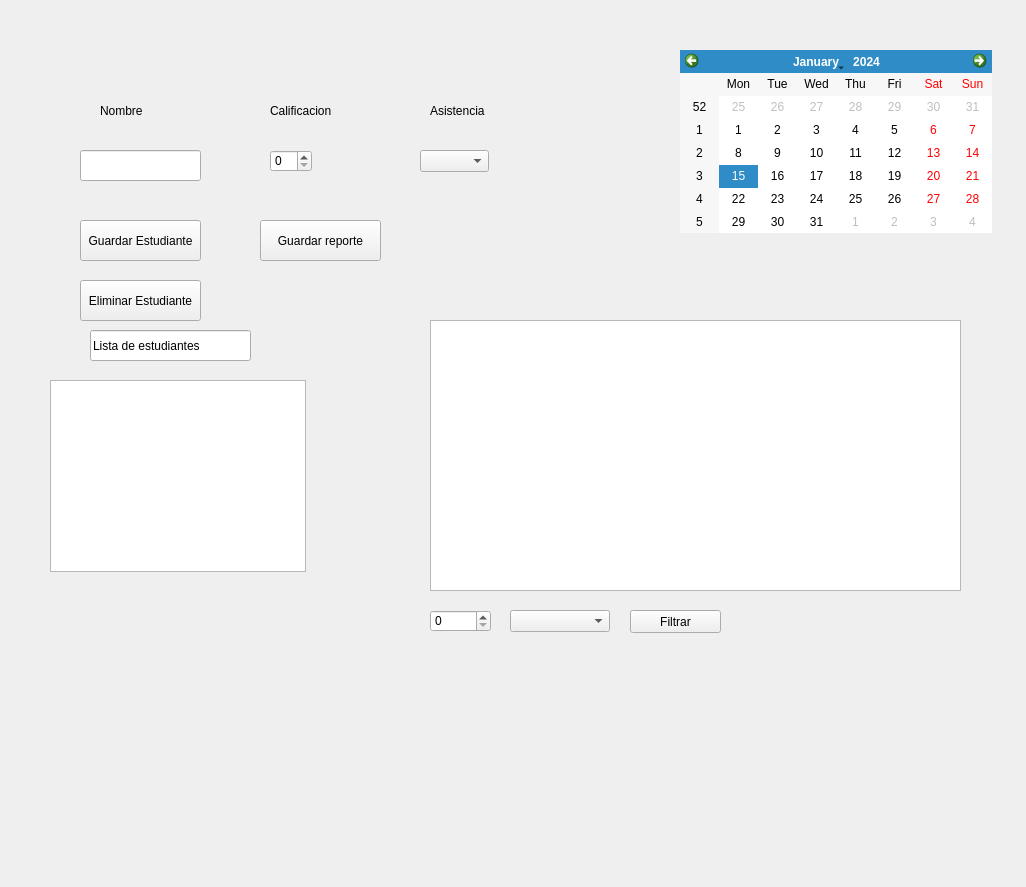
<?xml version="1.0" encoding="UTF-8"?>
<ui version="4.0">
 <class>Form</class>
 <widget class="QWidget" name="Form">
  <property name="geometry">
   <rect>
    <x>0</x>
    <y>0</y>
    <width>1026</width>
    <height>887</height>
   </rect>
  </property>
  <property name="windowTitle">
   <string>Form</string>
  </property>
  <widget class="QLabel" name="label">
   <property name="geometry">
    <rect>
     <x>100</x>
     <y>100</y>
     <width>81</width>
     <height>21</height>
    </rect>
   </property>
   <property name="text">
    <string>Nombre</string>
   </property>
  </widget>
  <widget class="QLabel" name="label_2">
   <property name="geometry">
    <rect>
     <x>270</x>
     <y>100</y>
     <width>111</width>
     <height>21</height>
    </rect>
   </property>
   <property name="text">
    <string>Calificacion</string>
   </property>
  </widget>
  <widget class="QLabel" name="label_3">
   <property name="geometry">
    <rect>
     <x>430</x>
     <y>100</y>
     <width>121</width>
     <height>21</height>
    </rect>
   </property>
   <property name="text">
    <string>Asistencia</string>
   </property>
  </widget>
  <widget class="QLineEdit" name="input_name">
   <property name="geometry">
    <rect>
     <x>80</x>
     <y>150</y>
     <width>121</width>
     <height>31</height>
    </rect>
   </property>
  </widget>
  <widget class="QSpinBox" name="spin_grade">
   <property name="geometry">
    <rect>
     <x>270</x>
     <y>150</y>
     <width>42</width>
     <height>22</height>
    </rect>
   </property>
   <property name="maximum">
    <number>20</number>
   </property>
  </widget>
  <widget class="QComboBox" name="combo_attendance">
   <property name="geometry">
    <rect>
     <x>420</x>
     <y>150</y>
     <width>69</width>
     <height>22</height>
    </rect>
   </property>
  </widget>
  <widget class="QPushButton" name="add_button">
   <property name="geometry">
    <rect>
     <x>80</x>
     <y>220</y>
     <width>121</width>
     <height>41</height>
    </rect>
   </property>
   <property name="text">
    <string>Guardar Estudiante</string>
   </property>
  </widget>
  <widget class="QPushButton" name="save_button">
   <property name="geometry">
    <rect>
     <x>260</x>
     <y>220</y>
     <width>121</width>
     <height>41</height>
    </rect>
   </property>
   <property name="text">
    <string>Guardar reporte</string>
   </property>
  </widget>
  <widget class="QPushButton" name="delete_button">
   <property name="geometry">
    <rect>
     <x>80</x>
     <y>280</y>
     <width>121</width>
     <height>41</height>
    </rect>
   </property>
   <property name="text">
    <string>Eliminar Estudiante</string>
   </property>
  </widget>
  <widget class="QTableWidget" name="tblGrades">
   <property name="geometry">
    <rect>
     <x>430</x>
     <y>320</y>
     <width>531</width>
     <height>271</height>
    </rect>
   </property>
  </widget>
  <widget class="QCalendarWidget" name="calendar">
   <property name="geometry">
    <rect>
     <x>680</x>
     <y>50</y>
     <width>312</width>
     <height>183</height>
    </rect>
   </property>
  </widget>
  <widget class="QListWidget" name="list_students">
   <property name="geometry">
    <rect>
     <x>50</x>
     <y>380</y>
     <width>256</width>
     <height>192</height>
    </rect>
   </property>
  </widget>
  <widget class="QLineEdit" name="lineEdit">
   <property name="geometry">
    <rect>
     <x>90</x>
     <y>330</y>
     <width>161</width>
     <height>31</height>
    </rect>
   </property>
   <property name="text">
    <string>Lista de estudiantes</string>
   </property>
  </widget>

  <!-- NUEVOS FILTROS -->
  <widget class="QSpinBox" name="filter_min_grade">
   <property name="geometry">
    <rect>
     <x>430</x>
     <y>610</y>
     <width>61</width>
     <height>22</height>
    </rect>
   </property>
   <property name="maximum">
    <number>20</number>
   </property>
  </widget>
  <widget class="QComboBox" name="filter_attendance">
   <property name="geometry">
    <rect>
     <x>510</x>
     <y>610</y>
     <width>100</width>
     <height>22</height>
    </rect>
   </property>
  </widget>
  <widget class="QPushButton" name="filter_button">
   <property name="geometry">
    <rect>
     <x>630</x>
     <y>610</y>
     <width>91</width>
     <height>23</height>
    </rect>
   </property>
   <property name="text">
    <string>Filtrar</string>
   </property>
  </widget>
 </widget>
 <resources/>
 <connections/>
</ui>
